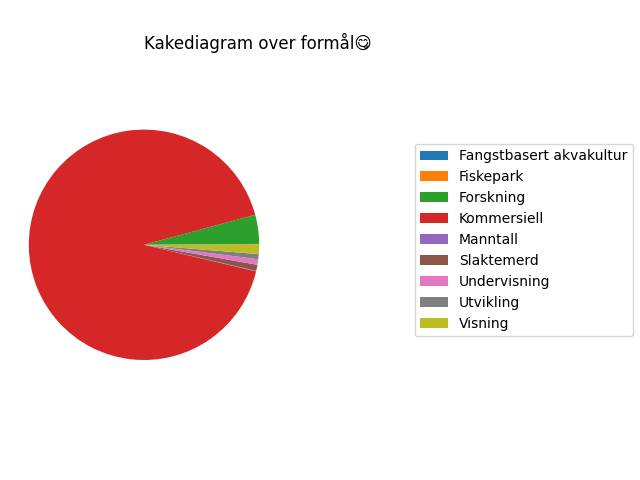

Write Python code to recreate this figure.
# Kakediagram over formål

import csv
import matplotlib.pyplot as plt

akvadict = {}

with open('Akvakulturregisteret.csv', newline='', encoding='iso-8859-1') as csvfile:
    akvareader = csv.reader(csvfile, delimiter=';')

    for row in akvareader:
        if row[10] in akvadict:
            akvadict[row[10]] += 1
        else:
            akvadict[row[10]] = 1

    akvalist = (sorted(akvadict.items(), key=lambda x: x[0]))

    akvalist.pop(0)
    akvalist.pop(0)

    formål = []
    antall = []
    
    for i in akvalist:
        formål.append(i[0])
        antall.append(i[1])



    title = plt.title('Kakediagram over formål😋')
    title.set_ha("left")
    plt.gca().axis("equal")
    pie = plt.pie(antall, startangle=0)
    labels=formål
    plt.legend(pie[0],labels, bbox_to_anchor=(1,0.5), loc="center right", fontsize=10, 
            bbox_transform=plt.gcf().transFigure)
    plt.subplots_adjust(left=0.0, bottom=0.1, right=0.45)



    plt.savefig("uke_12_oppg_6d.png")

    plt.show()







